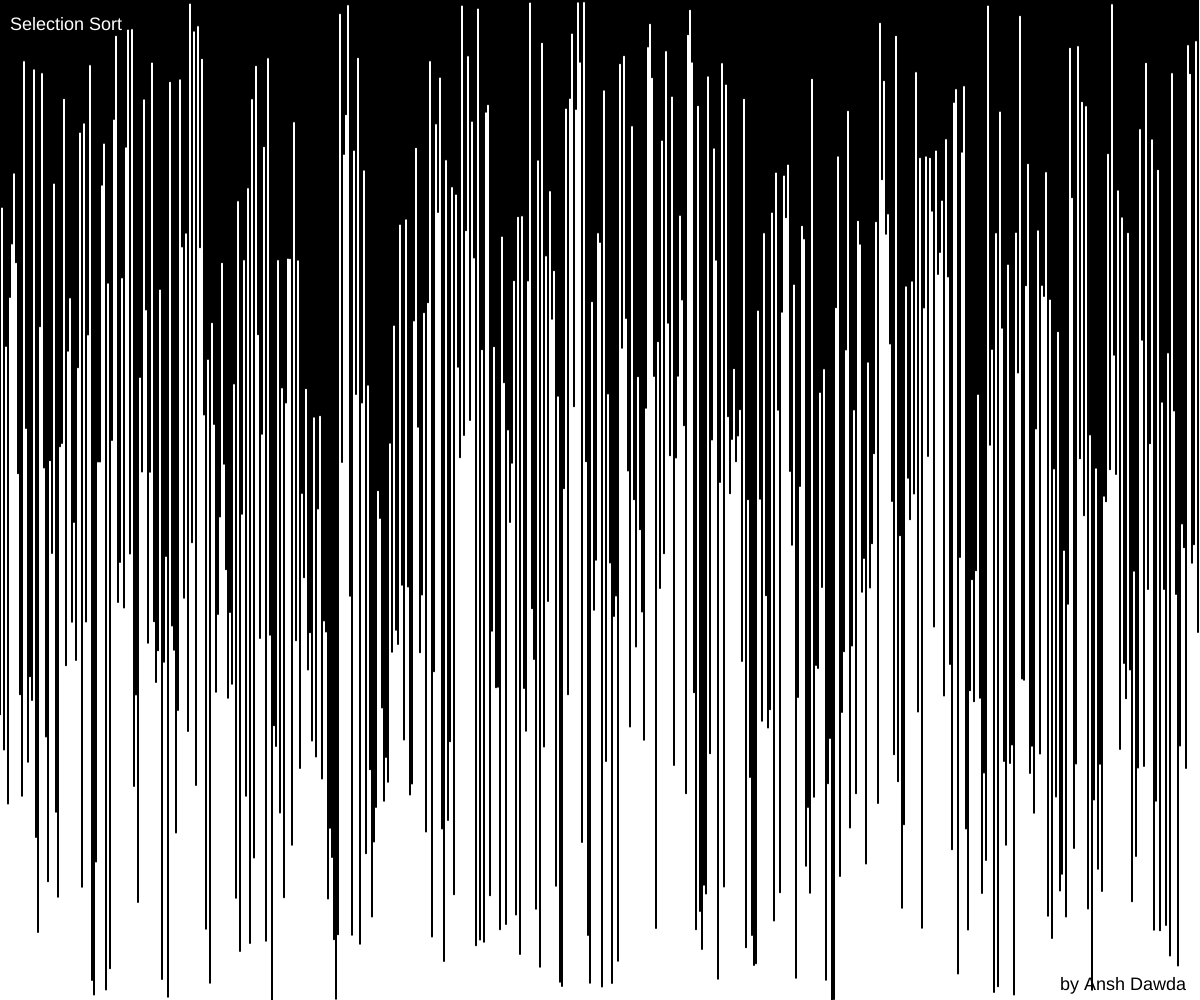
Frame 1 (no input)
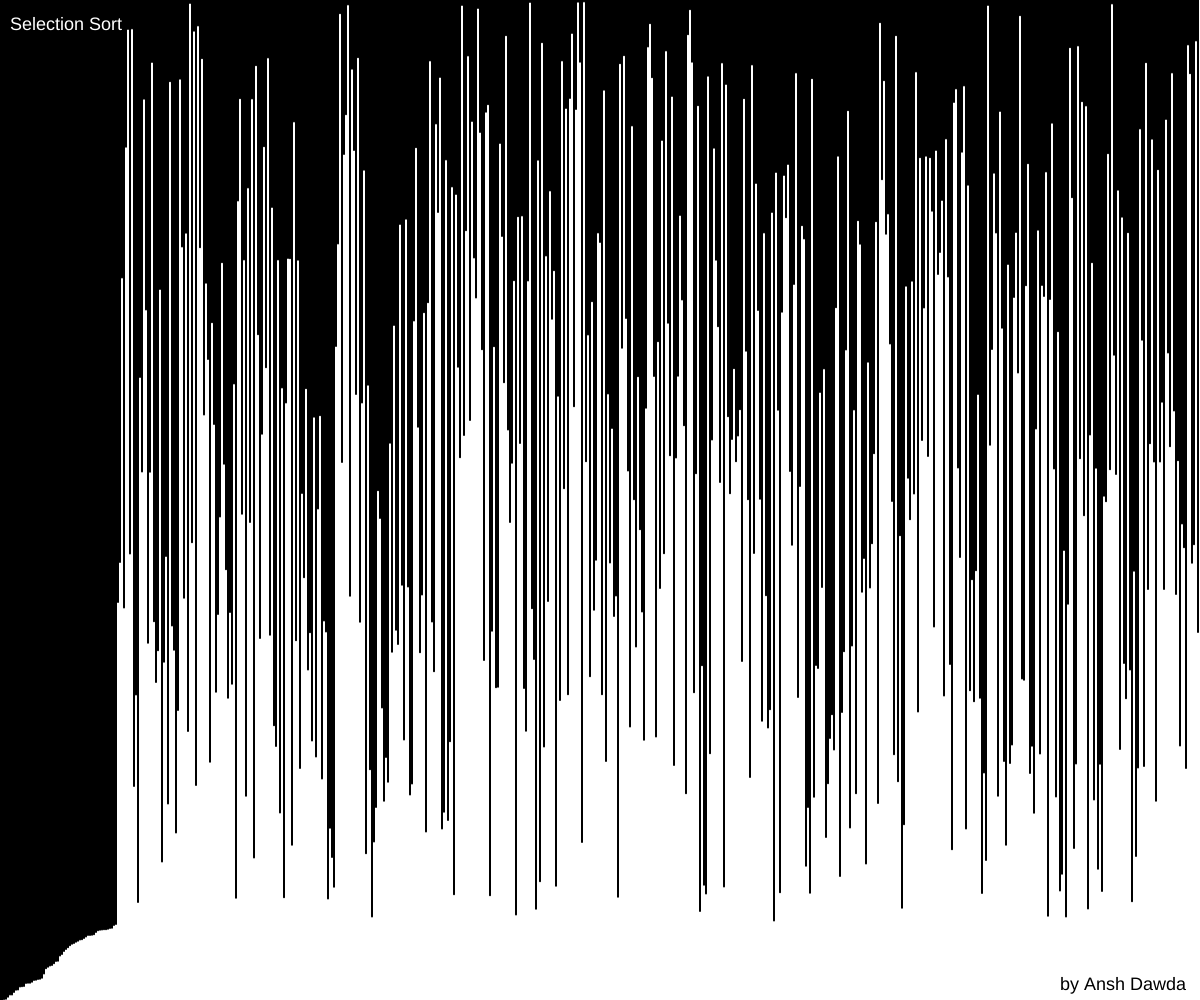
Frame 60 (no input)
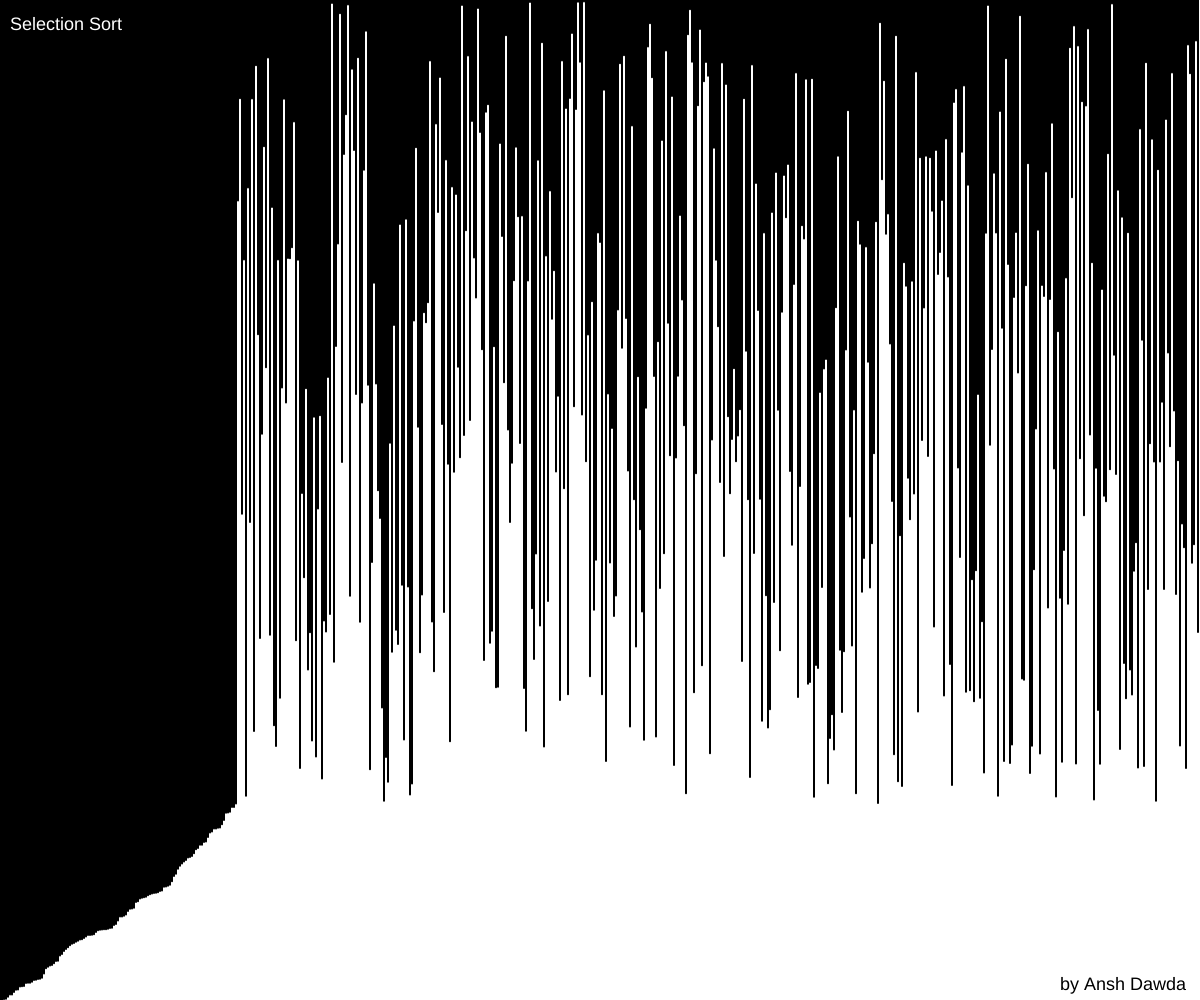
Frame 120 (the mouse pressed at the canvas centre since frame 60)

The p5.js sketch that drew these frames (run headless with seeded random() and noise() and a simulated clock; from frame 60 on, the mouse is pressed at the canvas centre):

// p5.js sketch
// ── sketch.js
let values = [];
let index = 0;

function setup() {
  createCanvas(windowWidth, windowHeight);
  for (let i = 0; i < width / 2; ++i) {
    values[i] = random(height);
  }
}

function draw() {
  
  if (index == values.length)
    noLoop();
  
  background(255);
  stroke(0);
  strokeWeight(2);
  let x = 0;
  for (let value of values) {
    line(x, 0, x, value);
    x += 2;
  }
  
  let pos = index;
  let temp = values[index];
  for (let i = index + 1; i < values.length; ++i) {
    if (values[pos] < values[i]) {
      pos = i;
      temp = values[i];
    }
  }
  values[pos] = values[index];
  values[index] = temp;
  if (index < values.length) {
    index++;
  }
  noStroke();
  fill(255);
  textSize(18);
  text('Selection Sort', 10, 30);
  fill(0);
  text('by Ansh Dawda', width - 140, height - 10);
  
}
